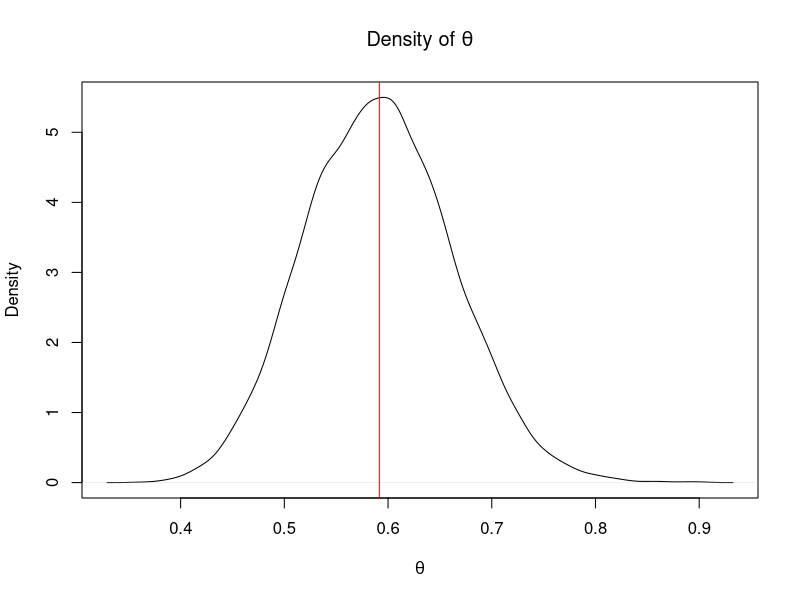
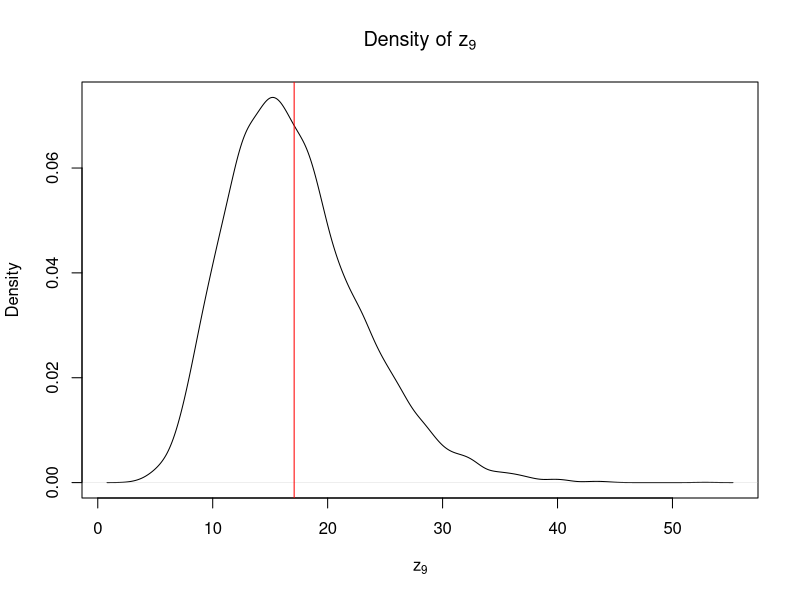
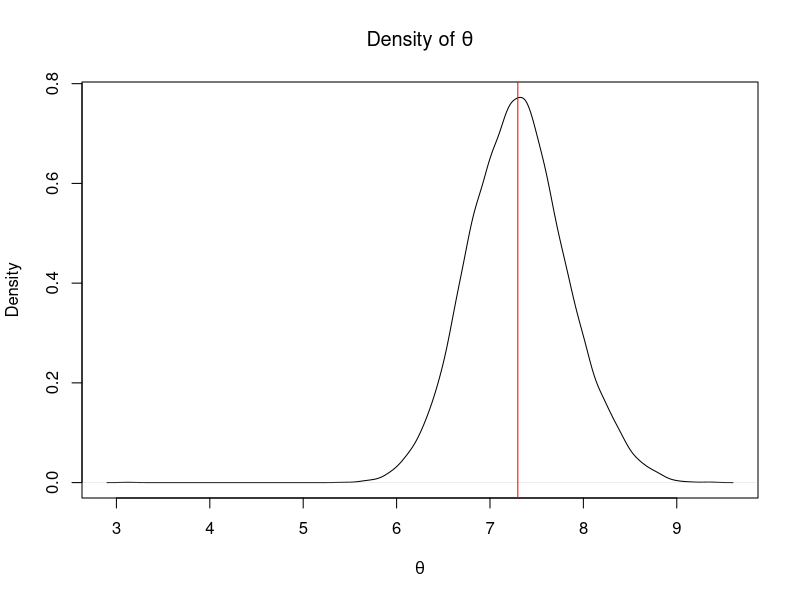
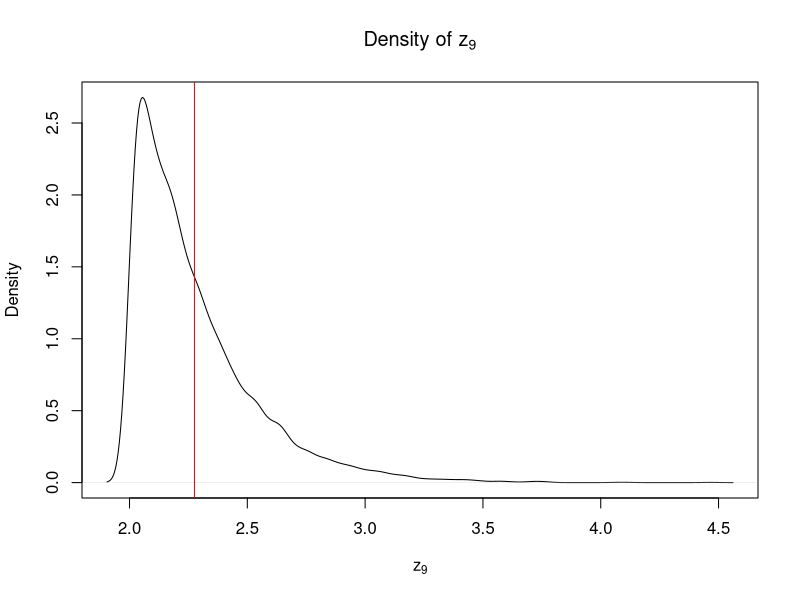

These charts were generated, in order, by the following R code:
## ---- chunk 1
knitr::opts_chunk$set(cache=FALSE)
library(xtable)

# Samples from a truncated gamma with
# truncation (t, infty), shape a, and rate b
# Input: t,a,b
# Output: truncated Gamma(a,b)
sampleTrunGamma <- function(t, a, b){
  # This function samples from a truncated gamma with
  # truncation (t, infty), shape a, and rate b
  p0 <- pgamma(t, shape = a, rate = b)
  x <- runif(1, min = p0, max = 1)
  y <- qgamma(x, shape = a, rate = b)
  return(y)
}

# Gibbs sampler for censored data
# Inputs:
  # this function is a Gibbs sampler
  # z is the fully observe data
  # c is censored data
  # n.iter is number of iterations
  # init.theta and init.miss are initial values for sampler
  # r,a, and b are parameters
  # burnin is number of iterations to use as burnin
# Output: theta, z
sampleGibbs <- function(z, c, n.iter, init.theta, init.miss, r, a, b, burnin = 1){

  z.sum <- sum(z)
  m <- length(c)
  n <- length(z) + m
  miss.vals <- init.miss 
  res <- matrix(NA, nrow = n.iter, ncol = 1 + m)
  for (i in 1:n.iter){
    var.sum <- z.sum + sum(miss.vals)
    theta <- rgamma(1, shape = a + n*r, rate = b + var.sum)
    miss.vals <- sapply(c, function(x) {sampleTrunGamma(x, r, theta)})
    res[i,] <- c(theta, miss.vals)
  } 
  return(res[burnin:n.iter,])
} 

# set parameter values
r <- 10
a <- 1
b <- 1
# input data
z <- c(3.4,2.9,1.4,3.2,1.8,4.6,2.8)
c <- c(1.2,1.7,2.0,1.4,0.6)


n.iter2 <- 200
init.theta <- 1
init.missing <- rgamma(length(c), shape = r, rate = init.theta)
# run sampler
res <- sampleGibbs(z, c, n.iter2, init.theta, init.missing, r, a, b)
## ---- chunk 2
# get running averages
run.avg <- apply(res, 2, cumsum)/(1:n.iter2)
## ---- chunk 3
# knitr::opts_chunk$set(cache=FALSE)
# library(xtable)
# 
# # Samples from a truncated gamma with
# # truncation (t, infty), shape a, and rate b
# # Input: t,a,b
# # Output: truncated Gamma(a,b)
# sampleTrunGamma <- function(t, a, b){
#   # This function samples from a truncated gamma with
#   # truncation (t, infty), shape a, and rate b
#   p0 <- pgamma(t, shape = a, rate = b)
#   x <- runif(1, min = p0, max = 1)
#   y <- qgamma(x, shape = a, rate = b)
#   return(y)
# }
# 
# # Gibbs sampler for censored data
# # Inputs:
#   # this function is a Gibbs sampler
#   # z is the fully observe data
#   # c is censored data
#   # n.iter is number of iterations
#   # init.theta and init.miss are initial values for sampler
#   # r,a, and b are parameters
#   # burnin is number of iterations to use as burnin
# # Output: theta, z
# sampleGibbs <- function(z, c, n.iter, init.theta, init.miss, r, a, b, burnin = 1){
# 
#   z.sum <- sum(z)
#   m <- length(c)
#   n <- length(z) + m
#   miss.vals <- init.miss 
#   res <- matrix(NA, nrow = n.iter, ncol = 1 + m)
#   for (i in 1:n.iter){
#     var.sum <- z.sum + sum(miss.vals)
#     theta <- rgamma(1, shape = a + n*r, rate = b + var.sum)
#     miss.vals <- sapply(c, function(x) {sampleTrunGamma(x, r, theta)})
#     res[i,] <- c(theta, miss.vals)
#   } 
#   return(res[burnin:n.iter,])
# } 
# 
# # set parameter values
# r <- 10
# a <- 1
# b <- 1
# # input data
# z <- c(3.4,2.9,1.4,3.2,1.8,4.6,2.8)
# c <- c(1.2,1.7,2.0,1.4,0.6)


n.iter <- 10000
init.theta <- 1
init.missing <- rgamma(length(c), shape = r, rate = init.theta)
# run sampler
res <- sampleGibbs(z, c, n.iter, init.theta, init.missing, r, a, b)
## ---- chunk 4
# get running averages
run.avg <- apply(res, 2, cumsum)/(1:n.iter)
## ---- chunk 5
r <- 10
a <- 1
b <- 100
# input data
z <- c(3.4,2.9,1.4,3.2,1.8,4.6,2.8)
c <- c(1.2,1.7,2.0,1.4,0.6)


n.iter3 <- 10000
init.theta <- 1
init.missing <- rgamma(length(c), shape = r, rate = init.theta)
# run sampler
res3 <- sampleGibbs(z, c, n.iter3, init.theta, init.missing, r, a, b)
## ---- chunk 6
par(mfrow = c(1,1))
plot(density(res3[,1]), xlab = expression(theta), 
     main = expression(paste("Density of ", theta)))
abline(v = mean(res3[,1]), col = "red")
## ---- chunk 7
plot(density(res3[,4]), xlab = expression(z[9]),
     main = expression(paste("Density of ", z[9])))
abline(v = mean(res3[,4]), col = "red")
## ---- chunk 8
r <- 10
a <- 100
b <- 1
# input data
z <- c(3.4,2.9,1.4,3.2,1.8,4.6,2.8)
c <- c(1.2,1.7,2.0,1.4,0.6)


n.iter4 <- 10000
init.theta <- 1
init.missing <- rgamma(length(c), shape = r, rate = init.theta)
# run sampler
res4 <- sampleGibbs(z, c, n.iter4, init.theta, init.missing, r, a, b)
## ---- chunk 9
par(mfrow = c(1,1))
plot(density(res4[,1]), xlab = expression(theta), 
     main = expression(paste("Density of ", theta)))
abline(v = mean(res4[,1]), col = "red")
## ---- chunk 10
plot(density(res4[,4]), xlab = expression(z[9]),
     main = expression(paste("Density of ", z[9])))
abline(v = mean(res4[,4]), col = "red")
